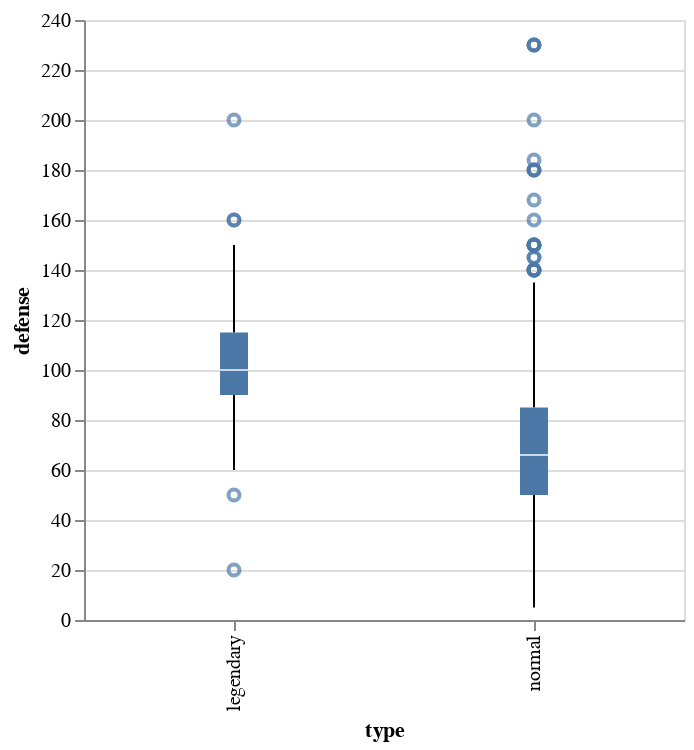

This figure's notebook cell:
### Markdown cell above
## Defense: the base damage resistance against normal attacks

### Code cell
alt.Chart(df).mark_boxplot().encode(
    x = 'type',
    y = 'defense'
).properties(
    width = 300, 
    height = 300
)

### Figure 1 — Vega-Lite specification as saved in the notebook (floating-point values rounded to 4 significant figures; data arrays with more than 128 entries replaced by an {"elided": "..."} marker saying what was removed)
{"config": {"view": {"continuousWidth": 400, "continuousHeight": 300}}, "data": {"name": "data-dd842a2e65fb00677ccad273706ccf14"}, "mark": "boxplot", "encoding": {"x": {"type": "nominal", "field": "type"}, "y": {"type": "quantitative", "field": "defense"}}, "height": 300, "width": 300, "$schema": "https://vega.github.io/schema/vega-lite/v4.8.1.json", "datasets": {"data-dd842a2e65fb00677ccad273706ccf14": {"elided": "800 records"}}}
